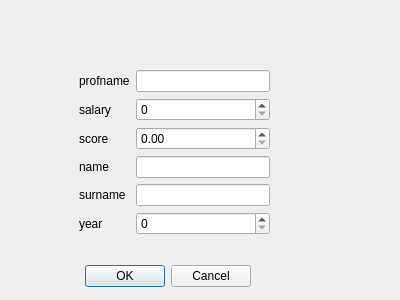
<?xml version="1.0" encoding="UTF-8"?>
<ui version="4.0">
 <class>Dialog</class>
 <widget class="QDialog" name="Dialog">
  <property name="geometry">
   <rect>
    <x>0</x>
    <y>0</y>
    <width>400</width>
    <height>300</height>
   </rect>
  </property>
  <property name="windowTitle">
   <string>Dialog</string>
  </property>
  <widget class="QDialogButtonBox" name="buttonBox">
   <property name="geometry">
    <rect>
     <x>-90</x>
     <y>260</y>
     <width>341</width>
     <height>32</height>
    </rect>
   </property>
   <property name="orientation">
    <enum>Qt::Horizontal</enum>
   </property>
   <property name="standardButtons">
    <set>QDialogButtonBox::Cancel|QDialogButtonBox::Ok</set>
   </property>
  </widget>
  <widget class="QWidget" name="formLayoutWidget">
   <property name="geometry">
    <rect>
     <x>79</x>
     <y>70</y>
     <width>191</width>
     <height>191</height>
    </rect>
   </property>
   <layout class="QFormLayout" name="formLayout">
    <item row="0" column="0">
     <widget class="QLabel" name="profnameLabel">
      <property name="text">
       <string>profname</string>
      </property>
     </widget>
    </item>
    <item row="0" column="1">
     <widget class="QLineEdit" name="profnameLineEdit"/>
    </item>
    <item row="1" column="0">
     <widget class="QLabel" name="salaryLabel">
      <property name="text">
       <string>salary</string>
      </property>
     </widget>
    </item>
    <item row="2" column="0">
     <widget class="QLabel" name="scoreLabel">
      <property name="text">
       <string>score</string>
      </property>
     </widget>
    </item>
    <item row="3" column="0">
     <widget class="QLabel" name="nameLabel">
      <property name="text">
       <string>name</string>
      </property>
     </widget>
    </item>
    <item row="3" column="1">
     <widget class="QLineEdit" name="nameLineEdit"/>
    </item>
    <item row="4" column="0">
     <widget class="QLabel" name="surnameLabel">
      <property name="text">
       <string>surname</string>
      </property>
     </widget>
    </item>
    <item row="4" column="1">
     <widget class="QLineEdit" name="surnameLineEdit"/>
    </item>
    <item row="5" column="0">
     <widget class="QLabel" name="yearLabel">
      <property name="text">
       <string>year</string>
      </property>
     </widget>
    </item>
    <item row="1" column="1">
     <widget class="QSpinBox" name="spinBox">
      <property name="maximum">
       <number>10000</number>
      </property>
     </widget>
    </item>
    <item row="2" column="1">
     <widget class="QDoubleSpinBox" name="doubleSpinBox">
      <property name="maximum">
       <double>10.000000000000000</double>
      </property>
     </widget>
    </item>
    <item row="5" column="1">
     <widget class="QSpinBox" name="spinBox_2">
      <property name="maximum">
       <number>2017</number>
      </property>
     </widget>
    </item>
   </layout>
  </widget>
 </widget>
 <resources/>
 <connections>
  <connection>
   <sender>buttonBox</sender>
   <signal>accepted()</signal>
   <receiver>Dialog</receiver>
   <slot>accept()</slot>
   <hints>
    <hint type="sourcelabel">
     <x>248</x>
     <y>254</y>
    </hint>
    <hint type="destinationlabel">
     <x>157</x>
     <y>274</y>
    </hint>
   </hints>
  </connection>
  <connection>
   <sender>buttonBox</sender>
   <signal>rejected()</signal>
   <receiver>Dialog</receiver>
   <slot>reject()</slot>
   <hints>
    <hint type="sourcelabel">
     <x>316</x>
     <y>260</y>
    </hint>
    <hint type="destinationlabel">
     <x>286</x>
     <y>274</y>
    </hint>
   </hints>
  </connection>
 </connections>
</ui>
